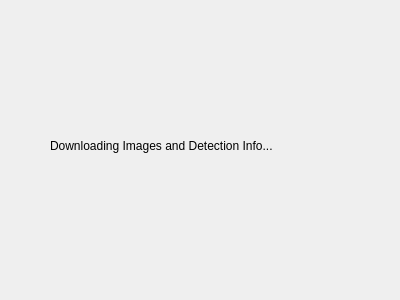
<?xml version="1.0" encoding="UTF-8"?>
<ui version="4.0">
 <class>DetectionDownloader</class>
 <widget class="QDialog" name="DetectionDownloader">
  <property name="geometry">
   <rect>
    <x>0</x>
    <y>0</y>
    <width>400</width>
    <height>300</height>
   </rect>
  </property>
  <property name="windowTitle">
   <string>Dialog</string>
  </property>
  <widget class="QLabel" name="label">
   <property name="geometry">
    <rect>
     <x>50</x>
     <y>100</y>
     <width>331</width>
     <height>91</height>
    </rect>
   </property>
   <property name="text">
    <string>Downloading Images and Detection Info...</string>
   </property>
  </widget>
 </widget>
 <resources/>
 <connections/>
</ui>
